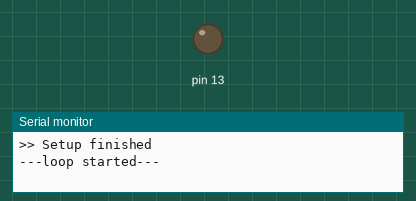
A sketch run on a simulated Arduino Uno, built with avr-gcc and run on an emulated ATmega328P. Shown: output pins drawn as LEDs (lit = HIGH), the last lines printed to the serial monitor. No radio packets arrive unless stated.

Above: at 1.1 s.
At 3.02 s:
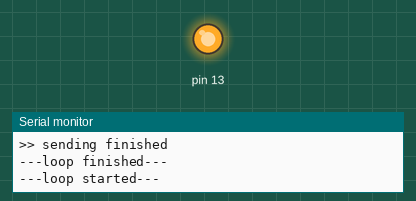
Timing chart, 0 to 3.3 s (numbered marks = the images above):
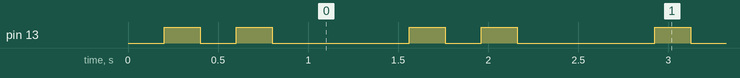

Measured:
- by itself, pin 13: repeats every 1.4 s: LOW 0.20 s, HIGH 0.20 s, LOW 0.76 s, HIGH 0.20 s
- by itself, everything shown: repeats every 1.4 s, in 4 steps

The sketch:

RH_ASK_test_with_serial_transmiter.ino
```cpp
/*
  ESP8266 test program
  Serial used
  and blink used

  #define D0 16
  #define D1 5 // I2C Bus SCL (clock)
  #define D2 4 // I2C Bus SDA (data)
  #define D3 0
  #define D4 2 // Same as "LED_BUILTIN", but inverted logic
  #define D5 14 // SPI Bus SCK (clock)
  #define D6 12 // SPI Bus MISO
  #define D7 13 // SPI Bus MOSI
  #define D8 15 // SPI Bus SS (CS)
  #define D9 3 // RX0 (Serial console)
  #define D10 1 // TX0 (Serial console)

*/

#define RF_RX_PIN 4
#define RF_TX_PIN 12 // MOSI slave output
#define RF_ENABLE_PIN 5

// Include RadioHead Amplitude Shift Keying Library
#include <RH_ASK.h>

// Include dependant SPI Library
#include <SPI.h>

// Create Amplitude Shift Keying Object
RH_ASK rf_driver(2000, RF_RX_PIN, RF_TX_PIN, RF_ENABLE_PIN); // ESP8266: do not use pin 11

void setup() {
  pinMode(LED_BUILTIN, OUTPUT);     // Initialize the LED_BUILTIN pin as an output

  //Initialize serial and wait for port to open:
  Serial.begin(115200);
  while (!Serial) {
    ; // wait for serial port to connect. Needed for native USB port only
  }

  // Initialize ASK Object
  if (!rf_driver.init()){
    Serial.println(">> init failed");
  }

  // prints title with ending line break
  Serial.println(">> Setup finished");
}

// the loop function runs over and over again forever
void loop() {

  Serial.println("---loop started---");

  // blink twice and start the sending
  digitalWrite(LED_BUILTIN, LOW);
  delay(200);
  digitalWrite(LED_BUILTIN, HIGH);
  delay(200);
  digitalWrite(LED_BUILTIN, LOW);
  delay(200);
  digitalWrite(LED_BUILTIN, HIGH);
  delay(200);
  digitalWrite(LED_BUILTIN, LOW);
  delay(500);

  Serial.println(">> sending started");
  const char *msg = "Hello World";
  rf_driver.send((uint8_t *)msg, strlen(msg));
  rf_driver.waitPacketSent();
  Serial.println(">> sending finished");

  Serial.println("---loop finished---");

}
```
